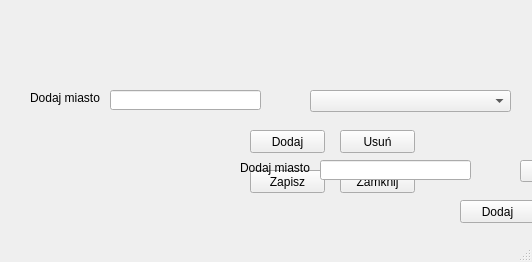
<?xml version="1.0" encoding="UTF-8"?>
<ui version="4.0">
 <class>KontrahentDodajMiasto</class>
 <widget class="QMainWindow" name="KontrahentDodajMiasto">
  <property name="geometry">
   <rect>
    <x>0</x>
    <y>0</y>
    <width>532</width>
    <height>262</height>
   </rect>
  </property>
  <property name="windowTitle">
   <string>MainWindow</string>
  </property>
  <widget class="QWidget" name="centralwidget">
   <widget class="QPushButton" name="pushButton">
    <property name="geometry">
     <rect>
      <x>250</x>
      <y>170</y>
      <width>75</width>
      <height>23</height>
     </rect>
    </property>
    <property name="text">
     <string>Zapisz</string>
    </property>
   </widget>
   <widget class="QComboBox" name="comboBoxDodajMiasto">
    <property name="geometry">
     <rect>
      <x>310</x>
      <y>90</y>
      <width>201</width>
      <height>22</height>
     </rect>
    </property>
   </widget>
   <widget class="QLabel" name="label">
    <property name="geometry">
     <rect>
      <x>30</x>
      <y>90</y>
      <width>71</width>
      <height>16</height>
     </rect>
    </property>
    <property name="text">
     <string>Dodaj miasto</string>
    </property>
   </widget>
   <widget class="QLineEdit" name="lineEditDodajMiasto">
    <property name="geometry">
     <rect>
      <x>110</x>
      <y>90</y>
      <width>151</width>
      <height>20</height>
     </rect>
    </property>
   </widget>
   <widget class="QPushButton" name="pushButton_2">
    <property name="geometry">
     <rect>
      <x>250</x>
      <y>130</y>
      <width>75</width>
      <height>23</height>
     </rect>
    </property>
    <property name="text">
     <string>Dodaj</string>
    </property>
   </widget>
   <widget class="QPushButton" name="pushButton_3">
    <property name="geometry">
     <rect>
      <x>340</x>
      <y>130</y>
      <width>75</width>
      <height>23</height>
     </rect>
    </property>
    <property name="text">
     <string>Usuń</string>
    </property>
   </widget>
   <widget class="QPushButton" name="pushButton_4">
    <property name="geometry">
     <rect>
      <x>340</x>
      <y>170</y>
      <width>75</width>
      <height>23</height>
     </rect>
    </property>
    <property name="text">
     <string>Zamknij</string>
    </property>
   </widget>
   <widget class="QLineEdit" name="lineEditDodajMiasto_2">
    <property name="geometry">
     <rect>
      <x>320</x>
      <y>160</y>
      <width>151</width>
      <height>20</height>
     </rect>
    </property>
   </widget>
   <widget class="QLabel" name="label_2">
    <property name="geometry">
     <rect>
      <x>240</x>
      <y>160</y>
      <width>71</width>
      <height>16</height>
     </rect>
    </property>
    <property name="text">
     <string>Dodaj miasto</string>
    </property>
   </widget>
   <widget class="QPushButton" name="pushButton_5">
    <property name="geometry">
     <rect>
      <x>460</x>
      <y>200</y>
      <width>75</width>
      <height>23</height>
     </rect>
    </property>
    <property name="text">
     <string>Dodaj</string>
    </property>
   </widget>
   <widget class="QPushButton" name="pushButton_6">
    <property name="geometry">
     <rect>
      <x>460</x>
      <y>240</y>
      <width>75</width>
      <height>23</height>
     </rect>
    </property>
    <property name="text">
     <string>Zapisz</string>
    </property>
   </widget>
   <widget class="QComboBox" name="comboBoxDodajMiasto_2">
    <property name="geometry">
     <rect>
      <x>520</x>
      <y>160</y>
      <width>201</width>
      <height>22</height>
     </rect>
    </property>
   </widget>
   <widget class="QPushButton" name="pushButton_7">
    <property name="geometry">
     <rect>
      <x>550</x>
      <y>240</y>
      <width>75</width>
      <height>23</height>
     </rect>
    </property>
    <property name="text">
     <string>Zamknij</string>
    </property>
   </widget>
   <widget class="QPushButton" name="pushButton_8">
    <property name="geometry">
     <rect>
      <x>550</x>
      <y>200</y>
      <width>75</width>
      <height>23</height>
     </rect>
    </property>
    <property name="text">
     <string>Usuń</string>
    </property>
   </widget>
  </widget>
  <widget class="QMenuBar" name="menubar">
   <property name="geometry">
    <rect>
     <x>0</x>
     <y>0</y>
     <width>532</width>
     <height>21</height>
    </rect>
   </property>
  </widget>
  <widget class="QStatusBar" name="statusbar"/>
 </widget>
 <resources/>
 <connections/>
</ui>
